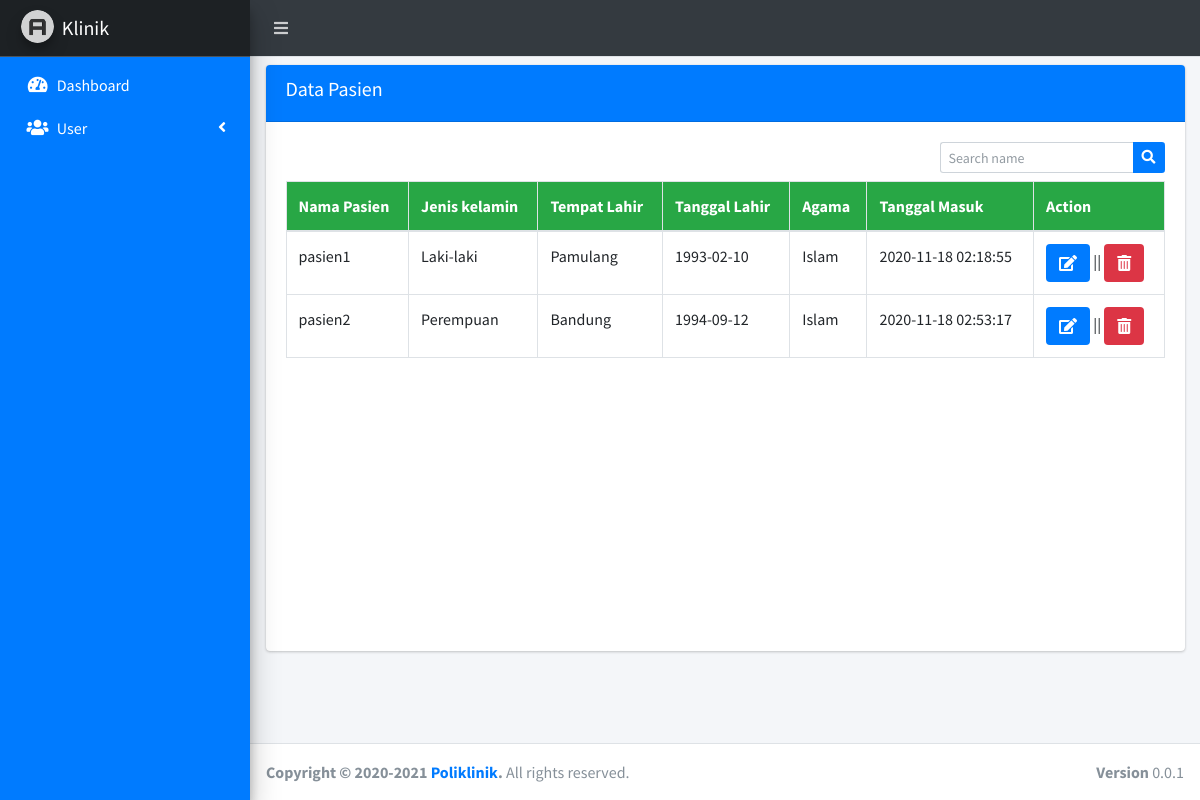
Page /admin.php?page=pasien on the earlier database version.
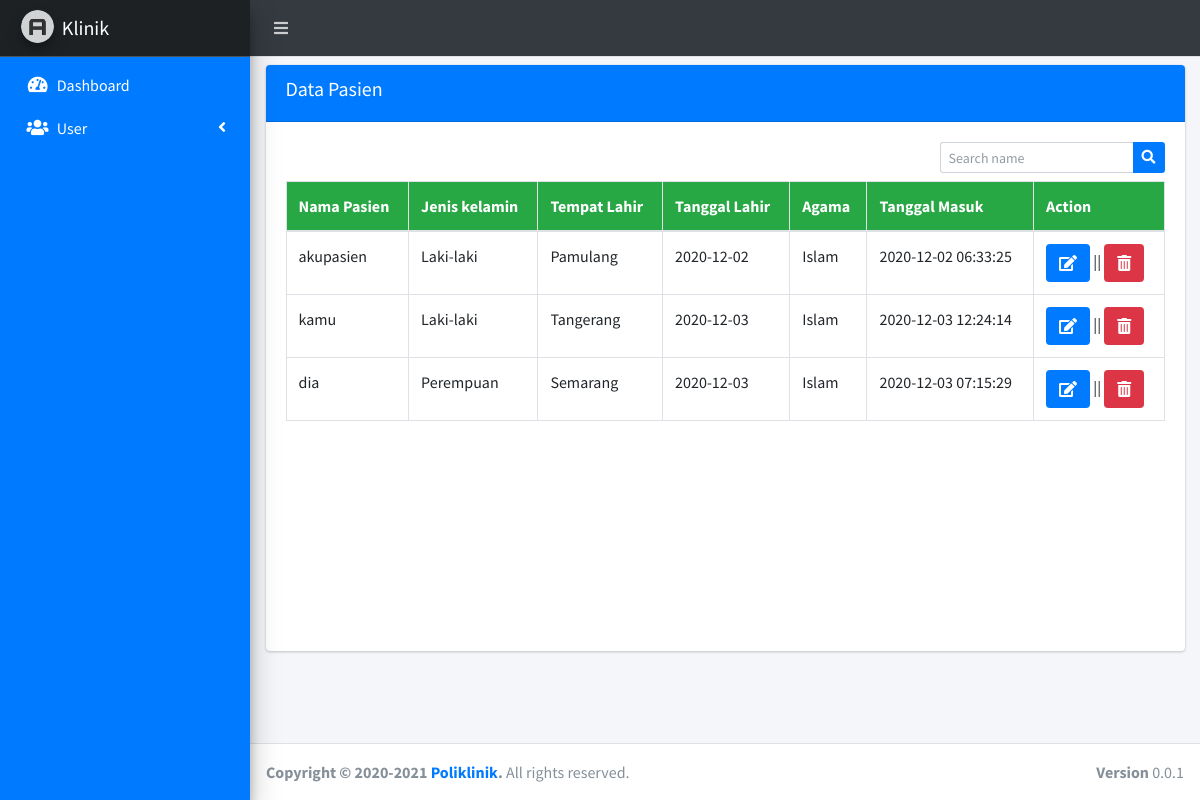
Same page on the later database version.
### tables this page shows
CREATE TABLE `tb_rols_user` (
  `id_rols_user` char(15) NOT NULL,
  `id_user` char(15) NOT NULL,
  `id_bagian` char(15) NOT NULL,
  `tgl_user_regis` varchar(225) NOT NULL
);

CREATE TABLE `tb_user` (
  `id_user` char(15) NOT NULL,
  `username` varchar(50) NOT NULL,
  `password` varchar(225) NOT NULL,
  `confirm_password` varchar(225) NOT NULL,
  `nama_user` varchar(30) NOT NULL,
  `jenis_kelamin` varchar(10) NOT NULL,
  `gol_darah` varchar(10) NOT NULL,
  `tempat_lahir` varchar(100) NOT NULL,
  `tanggal_lahir` varchar(225) NOT NULL,
  `agama` varchar(10) NOT NULL,
  `tgl_masuk` varchar(225) NOT NULL
);

### page/admin/users/pasien.php (the view, shortened to what this page needs)
<div class="row">
	<div class="col-sm-12">
		<div class="card mt-2">
			<div class="card-header bg-blue">
				<h5>Data Pasien</h5>
			</div>
			<div class="card-body">
				<div class="row">
				<div class="col-sm-12 mb-2">
					<form class="float-right" action="" method="POST">
				      <div class="input-group input-group-sm">
				        <input class="form-control form-control-navbar" name="search" type="search" placeholder="Search name" aria-label="Search">
				        <div class="input-group-append">
				          <button class="btn bg-blue" type="submit" name="tampil">
				            <i class="fas fa-search"></i>
				          </button>
				        </div>
				      </div>
				    </form>
				</div>
				</div>
				<div class="table-responsive" style="height: 450px;">
					<table class="table table-hover table-bordered">
						<thead class="bg-success">
							<tr>
								<th>Nama Pasien</th>
								<th>Jenis kelamin</th>
								<th>Tempat Lahir</th>
								<th>Tanggal Lahir</th>
								<th>Agama</th>
								<th>Tanggal Masuk</th>
								<th>Action</th>
							</tr>
						</thead>
						<tbody>
						<?php
						if (isset($_POST['tampil'])) {
							$search = $_POST['search'];
							$sql = mysqli_query($koneksi, "SELECT * FROM tb_user X INNER JOIN tb_rols_user Y ON y.id_user = x.id_user INNER JOIN tb_bagian z ON z.id_bagian = y.id_bagian WHERE y.id_bagian = 'BG004' AND nama_user = '%".$search."%'");
						}else{
							$sql = mysqli_query($koneksi, "SELECT * FROM tb_user X INNER JOIN tb_rols_user Y ON y.id_user = x.id_user INNER JOIN tb_bagian z ON z.id_bagian = y.id_bagian WHERE y.id_bagian = 'BG004'");
						}
						while ($data = mysqli_fetch_array($sql)) { ?>
							<tr>
								<td><?= $data['nama_user']; ?></td>
								<td><?= $data['jenis_kelamin']; ?></td>
								<td><?= $data['tempat_lahir']; ?></td>
								<td><?= $data['tanggal_lahir']; ?></td>
								<td><?= $data['agama']; ?></td>
								<td><?= $data['tgl_masuk']; ?></td>
								<td>
									<a href="#myPasien" id='custId' data-toggle='modal' data-id="<?= $data['id_user'] ?>" class="btn bg-blue"><i  class="fa fa-edit"></i></a> || <a href="page/admin/proses/proses_delete_pasien.php?id=<?= $data['id_user']; ?>" class="btn bg-danger"><i class="fa fa-trash-alt"></i></a>
								</td>
							</tr>
						<?php }
						?>
						</tbody>
					</table>
				</div>
			</div>
		</div>
	</div>
</div>

### header.php (shortened to what this page needs)
<!DOCTYPE html>
<html lang="en">
<head>
  <link rel="stylesheet" href="plugins/fontawesome-free/css/all.min.css">
  <link rel="stylesheet" href="plugins/overlayScrollbars/css/OverlayScrollbars.min.css">
  <link rel="stylesheet" href="dist/css/adminlte.min.css">
  <link rel="stylesheet" href="plugins/select2/css/select2.min.css">
  <link rel="stylesheet" href="plugins/select2-bootstrap4-theme/select2-bootstrap4.min.css">
  <link rel="stylesheet" href="plugins/daterangepicker/daterangepicker.css">
</head>
<body class="hold-transition sidebar-mini layout-fixed layout-navbar-fixed layout-footer-fixed">

### admin.php (shortened to what this page needs)
<?php include "header.php"; ?>
<div class="wrapper">
  <nav class="main-header navbar navbar-expand navbar-dark navbar-light">
    <ul class="navbar-nav">
      <li class="nav-item">
        <a class="nav-link" data-widget="pushmenu" href="#" role="button"><i class="fas fa-bars"></i></a>
      </li>
    </ul>
  </nav>
  <aside class="main-sidebar sidebar-dark-primary elevation-4 bg-primary">
    <a href="index3.html" class="brand-link bg-dark">
      <img src="dist/img/AdminLTELogo.png" alt="AdminLTE Logo" class="brand-image img-circle elevation-3"
           style="opacity: .8">
      <span class="brand-text text-white">Klinik</span>
    </a>
    <div class="sidebar">
      <nav class="mt-2">
        <ul class="nav nav-pills nav-sidebar flex-column" data-widget="treeview" role="menu" data-accordion="false">
          <li class="nav-item">
            <a href="admin.php" class="nav-link text-white">
              <i class="nav-icon fas fa-tachometer-alt"></i>
              <p>
                Dashboard
              </p>
            </a>
          </li>
          <li class="nav-item has-treeview">
            <a href="#" class="nav-link text-white">
              <i class="nav-icon fa fa-users"></i>
              <p>
                User
                <i class="right fas fa-angle-left"></i>
              </p>
            </a>
          </li>
        </ul>
      </nav>
    </div>
  </aside>
  <div class="content-wrapper">
    <section class="content">
      <div class="container-fluid">
        <?php
        if (isset($_GET['page'])) {
          $page = $_GET['page'];
          switch ($page) {
            case 'pasien':
              include "page/admin/users/pasien.php";
              break;
          }
        }else{
          include "home.php";
        }
        ?>
      </div>
    </section>
  </div>
</div>
  <?php include "footer.php"; ?>

### footer.php (shortened to what this page needs)
  <footer class="main-footer">
    <strong>Copyright &copy; 2020-2021 <a href="#">Poliklinik</a>.</strong>
    All rights reserved.
    <div class="float-right d-none d-sm-inline-block">
      <b>Version</b> 0.0.1
    </div>
  </footer>
</body>
</html>

Differences in the rows shown:
changed tb_rols_user "Pamulang": id_user.nama_user "pasien1" → "akupasien"; id_user.tanggal_lahir "1993-02-10" → "2020-12-02"; id_user.tgl_masuk "2020-11-18 02:18:55" → "2020-12-02 06:33:25"
changed tb_rols_user: id_user.nama_user "pasien2" → "kamu"; id_user.jenis_kelamin "Perempuan" → "Laki-laki"; id_user.tempat_lahir "Bandung" → "Tangerang"; id_user.tanggal_lahir "1994-09-12" → "2020-12-03"; id_user.tgl_masuk "2020-11-18 02:53:17" → "2020-12-03 12:24:14"
added tb_rols_user: id_user.nama_user "dia", id_user.jenis_kelamin "Perempuan", id_user.tempat_lahir "Semarang", id_user.tanggal_lahir "2020-12-03", id_user.agama "Islam", id_user.tgl_masuk "2020-12-03 07:15:29"
